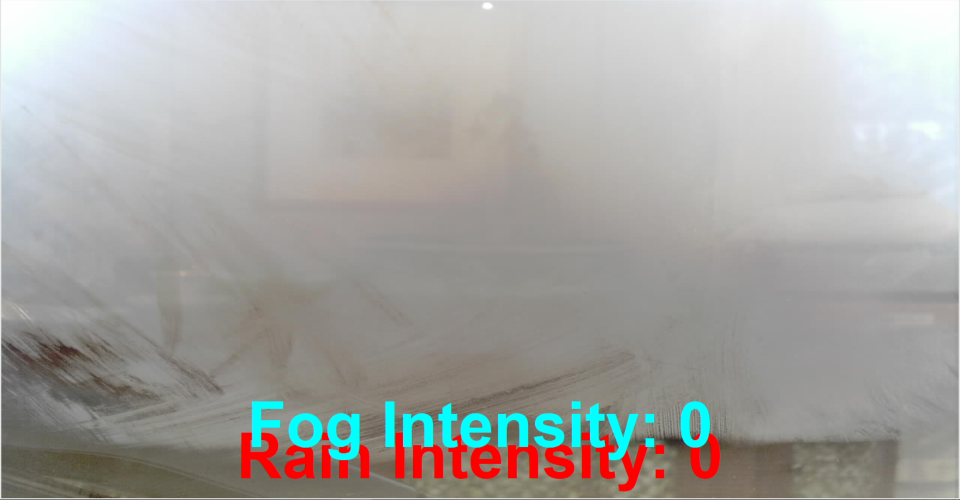
#> input picture RainAnalysis/foggy/foggy1.png, 1920 x 1000 px (shown at 1/2 size); its folder holds 4 pictures in this run
$ python threshold.py
#> lines starting #> are read from the running program, lines starting #| are printed output that depends on the picture
#> in load_variances, image is the input picture: shape (1000, 1920, 3); mean B, G, R 163.5, 166.7, 167.5
import cv2
import numpy as np
import os
import matplotlib.pyplot as plt

def compute_combined_variance(image):
    gray = cv2.cvtColor(image, cv2.COLOR_BGR2GRAY)
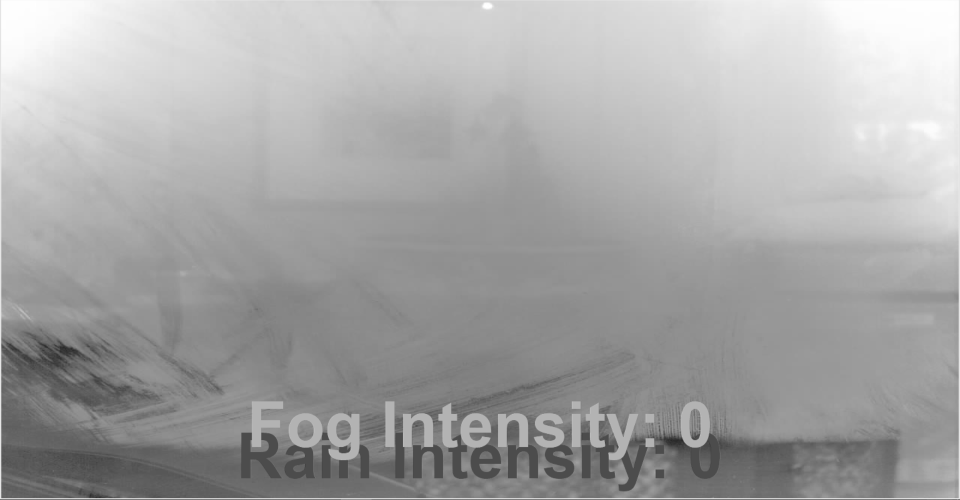
#> gray: shape (1000, 1920) (shown at 1/2 size); min 31, max 255, mean 166.6
    height, width = gray.shape
#> height = 1000; width = 1920

    horizontal_var = np.mean([np.var(gray[y, :]) for y in range(0, height, max(1, height // 50))])
#> horizontal_var = 301.2
    vertical_var = np.mean([np.var(gray[:, x]) for x in range(0, width, max(1, width // 50))])
#> vertical_var = 1526.7
    return (horizontal_var + vertical_var) / 2

def load_variances(folder):
    variances = []
    for filename in os.listdir(folder):
        path = os.path.join(folder, filename)
        image = cv2.imread(path)
        if image is None:
            continue
        var = compute_combined_variance(image)
#> var = 913.9
        variances.append(var)
#> pass 2 of the loop in load_variances, `for filename in os.listdir(folder):`:
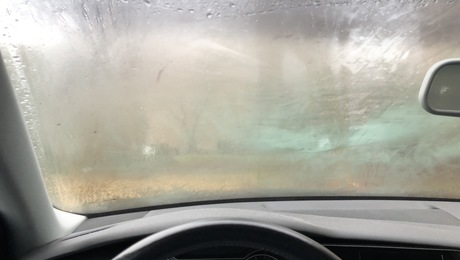
#> input picture RainAnalysis/foggy/foggy10.png, 460 x 260 px
#> in load_variances, image is the input picture: shape (260, 460, 3); mean B, G, R 155.2, 164.6, 165.7
#> in compute_combined_variance (call 2), `gray = cv2.cvtColor(image, cv2.COLOR_BGR2GRAY)`:
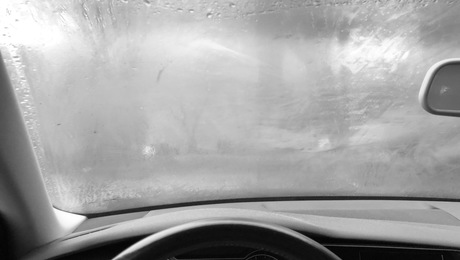
#> gray: shape (260, 460); min 0, max 255, mean 163.8
#> horizontal_var = 1198.5
#> vertical_var = 3033.9
#> var = 2116.2
#> pass 3 of the loop in load_variances, `for filename in os.listdir(folder):`:
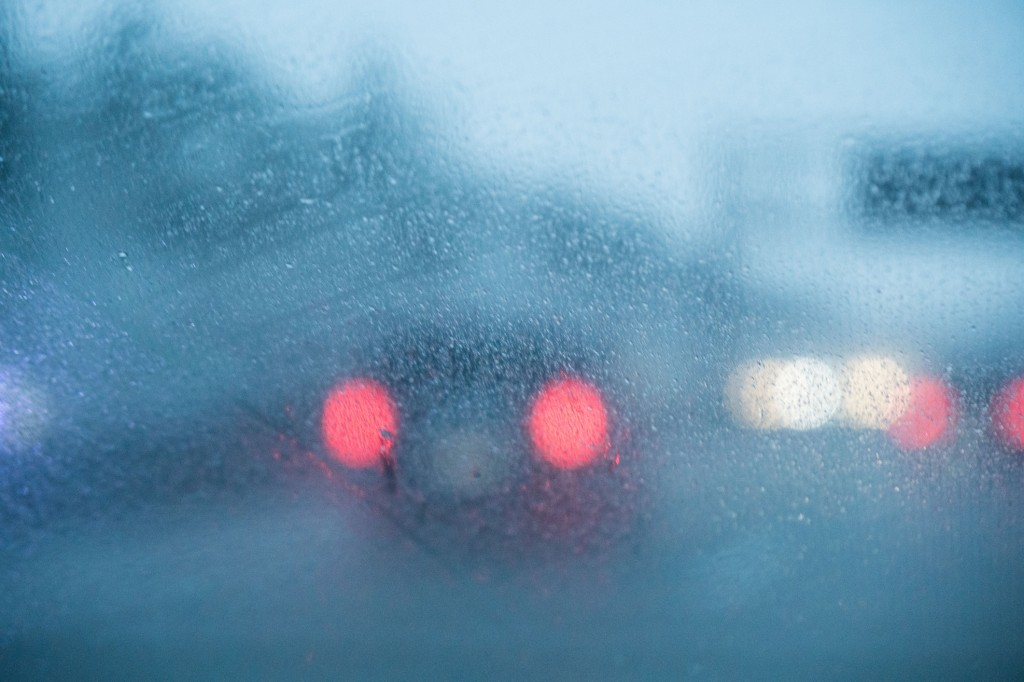
#> input picture RainAnalysis/foggy/foggy11.png, 1024 x 682 px
#> in load_variances, image is the input picture: shape (682, 1024, 3); mean B, G, R 173.4, 146.4, 106.1
#> in compute_combined_variance (call 3), `gray = cv2.cvtColor(image, cv2.COLOR_BGR2GRAY)`:
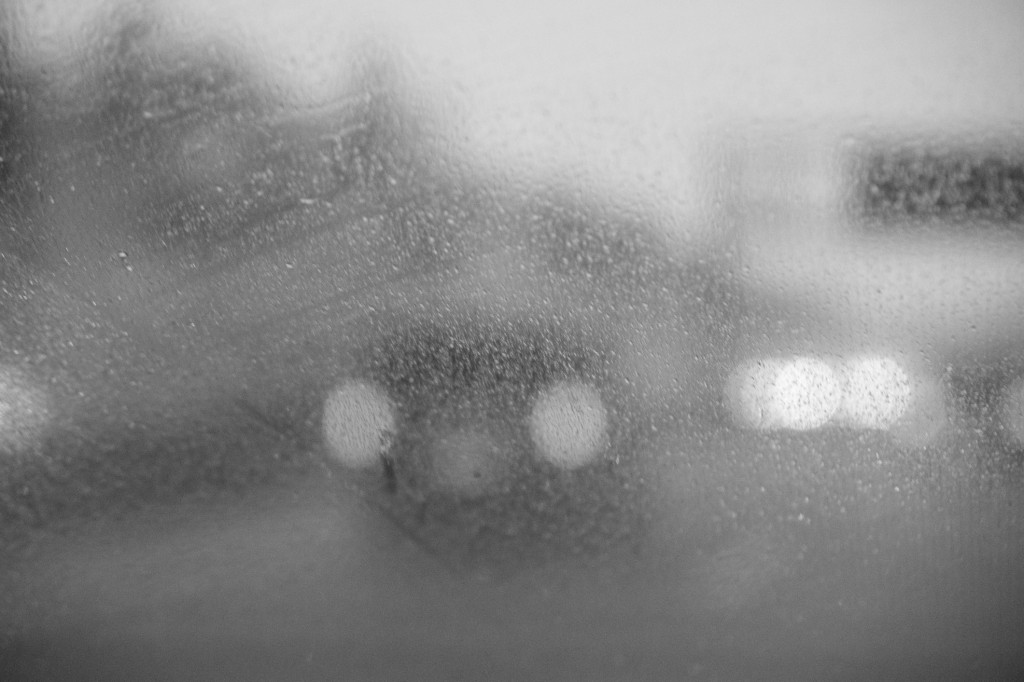
#> gray: shape (682, 1024); min 50, max 253, mean 137.4
#> horizontal_var = 808.1
#> vertical_var = 1377
#> var = 1092.6
#> the loop made 4 passes; the first 3 are shown
    return variances

# Set your paths here
foggy_path = "foggy"
clear_path = "clear"

foggy_vars = load_variances(foggy_path)
clear_vars = load_variances(clear_path)
#> (the run stopped early here; a loop or call above may not have finished)
